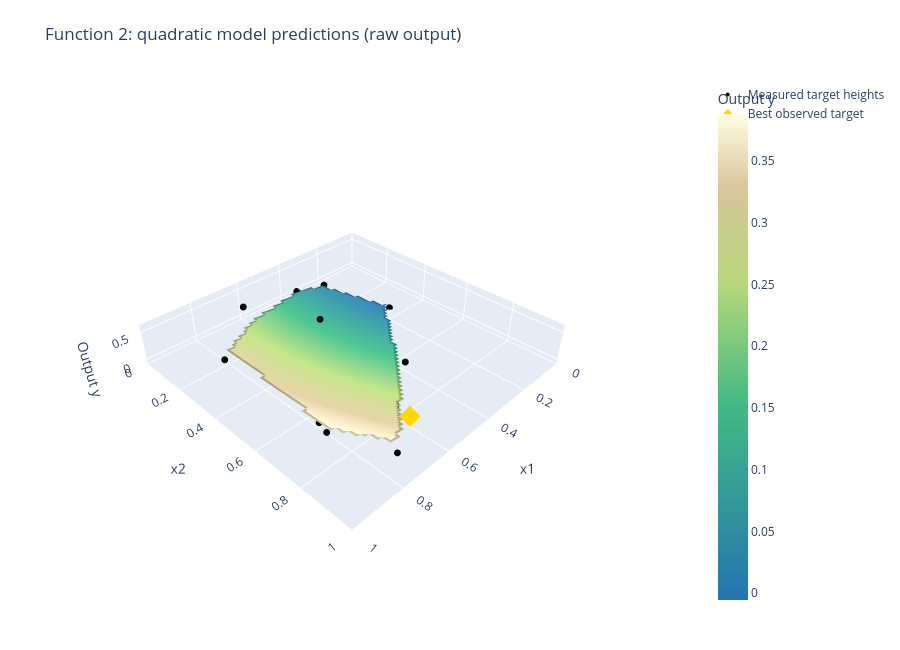

The code cell stored with this chart in its notebook:
### Markdown cell above
## 8. From curves to contour maps

A curve examined one path. A **contour** joins locations with the same fitted output `y`.
Closer contour lines indicate a steeper change in the fitted mean; colours fill the bands between levels.
These numbers are raw outputs, rather than observation ranks or uncertainty.

Predict the quadratic and local GP on the same input grid. Their panels share colour limits and contour levels.
Coloured dots show measured outputs on that same scale; a dot differing from its background exposes a fitting mismatch.
The gold star marks the best observed output. Blank regions are outside the sampled convex hull;
interior gaps still have model uncertainty. Read these shapes alongside the held-out checks.

### Code cell
# Express the quadratic in the original input coordinates, undoing feature scaling.
quadratic = fitted["Quadratic ridge"]
feature_scaler = quadratic.named_steps["standardscaler"]
regression = quadratic.named_steps["ridge"]
coefficients = regression.coef_ / feature_scaler.scale_
intercept = regression.intercept_ - coefficients @ feature_scaler.mean_
terms = quadratic.named_steps["polynomialfeatures"].get_feature_names_out(input_columns)
print("Quadratic y = " + f"{intercept:.4f}" + "".join(
    f" {coefficient:+.4f}*{term}" for coefficient, term in zip(coefficients, terms)))

quadratic_grid = prediction_grid(fitted["Quadratic ridge"], inputs)
gp_grid = prediction_grid(local_gp, inputs, uncertainty=True)
display(plot_contour_comparison(inputs, [
    ("Quadratic ridge", quadratic_grid, model_y),
    ("Local GP mean", gp_grid, model_y),
], title="Function 2: two explanations of the same observed outputs",
   target_label="Output y", contour_format="%.2f",
   save_to=figures / "fitted-output-contours.png"))
quadratic_terrain = fitted_terrain(quadratic_grid, inputs, model_y, raw_y,
    title="Function 2: quadratic model predictions (raw output)", target_label="Output y", number_format=".3f",
    save_to=figures / "fitted-output-terrain.html")
quadratic_terrain.show(config=PLOT_CONFIG)

### Figure 1 — Plotly figure (JSON) as saved in the notebook; plotly's stock layout.template omitted (floating-point values rounded to 4 significant figures; data arrays with more than 128 entries replaced by an {"elided": "..."} marker saying what was removed)
{"data": [{"colorbar": {"title": {"text": "Output y"}}, "colorscale": [[0, "#2475b0"], [0.4, "#42b983"], [0.65, "#b6d77a"], [0.85, "#d9c69c"], [1, "#fffde0"]], "connectgaps": false, "contours": {"z": {"show": true, "usecolormap": true}}, "hovertemplate": "x1=%{x:.3f}<br>x2=%{y:.3f}<br>Fitted Output y=%{z:.3f}<extra></extra>", "type": "surface", "x": [0.0, 0.01667, 0.03333, 0.05, 0.06667, 0.08333, 0.1, 0.1167, 0.1333, 0.15, 0.1667, 0.1833, 0.2, 0.2167, 0.2333, 0.25, 0.2667, 0.2833, 0.3, 0.3167, 0.3333, 0.35, 0.3667, 0.3833, 0.4, 0.4167, 0.4333, 0.45, 0.4667, 0.4833, 0.5, 0.5167, 0.5333, 0.55, 0.5667, 0.5833, 0.6, 0.6167, 0.6333, 0.65, 0.6667, 0.6833, 0.7, 0.7167, 0.7333, 0.75, 0.7667, 0.7833, 0.8, 0.8167, 0.8333, 0.85, 0.8667, 0.8833, 0.9, 0.9167, 0.9333, 0.95, 0.9667, 0.9833, 1.0], "y": [0.0, 0.01667, 0.03333, 0.05, 0.06667, 0.08333, 0.1, 0.1167, 0.1333, 0.15, 0.1667, 0.1833, 0.2, 0.2167, 0.2333, 0.25, 0.2667, 0.2833, 0.3, 0.3167, 0.3333, 0.35, 0.3667, 0.3833, 0.4, 0.4167, 0.4333, 0.45, 0.4667, 0.4833, 0.5, 0.5167, 0.5333, 0.55, 0.5667, 0.5833, 0.6, 0.6167, 0.6333, 0.65, 0.6667, 0.6833, 0.7, 0.7167, 0.7333, 0.75, 0.7667, 0.7833, 0.8, 0.8167, 0.8333, 0.85, 0.8667, 0.8833, 0.9, 0.9167, 0.9333, 0.95, 0.9667, 0.9833, 1.0], "z": {"elided": "61x61 float values"}}, {"customdata": [0.539, 0.4206, -0.06562, 0.294, 0.215, 0.02311, 0.2446, 0.03875, -0.01386, 0.6112, 0.2834, 0.0311, 0.1561], "hovertemplate": "x1=%{x:.4f}<br>x2=%{y:.4f}<br>Original y=%{customdata:.3e}<br>Target=%{z:.3f}<extra></extra>", "marker": {"color": "black", "size": 4}, "mode": "markers", "name": "Measured target heights", "type": "scatter3d", "x": [0.6658, 0.8778, 0.1427, 0.8453, 0.4546, 0.5777, 0.4382, 0.3417, 0.3386, 0.7026, 0.775, 0.2282, 0.8356], "y": [0.124, 0.7786, 0.349, 0.7111, 0.2905, 0.772, 0.685, 0.0287, 0.2139, 0.9266, 0.95, 0.06664, 0.2329], "z": [0.539, 0.4206, -0.06562, 0.294, 0.215, 0.02311, 0.2446, 0.03875, -0.01386, 0.6112, 0.2834, 0.0311, 0.1561]}, {"marker": {"color": "gold", "size": 7, "symbol": "diamond"}, "mode": "markers", "name": "Best observed target", "type": "scatter3d", "x": [0.7026], "y": [0.9266], "z": [0.6112]}], "layout": {"height": 650, "margin": {"b": 40, "l": 10, "r": 60, "t": 80}, "scene": {"aspectmode": "manual", "aspectratio": {"x": 1, "y": 1, "z": 0.16}, "dragmode": "orbit", "xaxis": {"range": [0, 1], "title": {"text": "x1"}}, "yaxis": {"range": [0, 1], "title": {"text": "x2"}}, "zaxis": {"nticks": 3, "title": {"text": "Output y"}}}, "title": {"text": "Function 2: quadratic model predictions (raw output)"}}}
